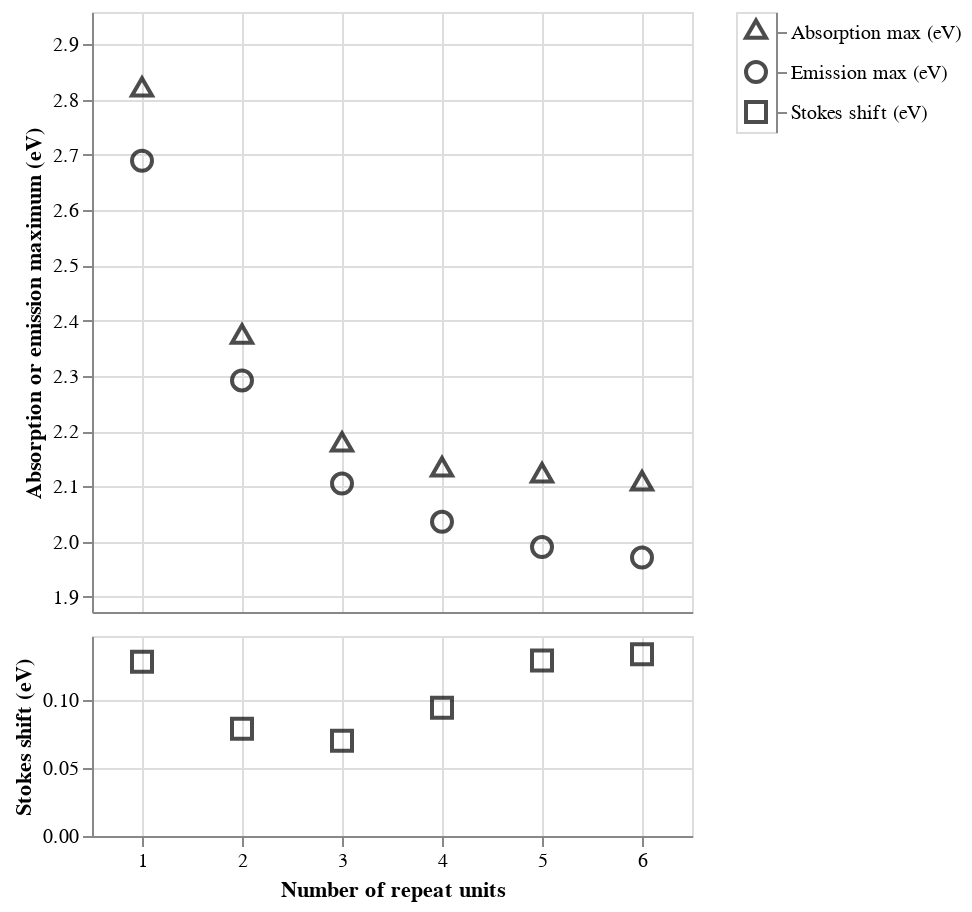

Notebook cell for this chart:
### Markdown cell above
As we discussed earlier, for comparisons such as the Stokes shift, it's better to plot in terms of energy. Let's do that and add the Stokes shift on the same x-axis, but below the main plot.

### Code cell
# Order of curves from top to bottom
shapes = [absorption_shape, emission_shape, stokes_shape]

# Larger data point size for better visibility
point_size = 100

# First scatter plot for "Absorption max (eV)" and "Emission max (eV)" (upper part of the y-axis)
scatter_absorption = (
    alt.Chart(df_matches)
    .mark_point(size=point_size)
    .encode(
        x="repeat_unit_match_count",
        y=alt.Y("Absorption max (eV)", scale=alt.Scale(domain=[y_min_eV, y_max_eV])),
        color=alt.value("black"),
        shape=alt.value(absorption_shape),
        tooltip=["repeat_unit_match_count", "Absorption max (eV)"],
    )
)

scatter_emission = (
    alt.Chart(df_matches)
    .mark_point(size=point_size)
    .encode(
        x="repeat_unit_match_count",
        y=alt.Y(
            "Emission max (eV)", scale=alt.Scale(domain=[y_min_eV, y_max_eV])
        ),  # Same y-axis range as absorption
        color=alt.value("black"),
        shape=alt.value(emission_shape),
        tooltip=["repeat_unit_match_count", "Emission max (eV)"],
    )
)

# Second scatter plot for "Stokes shift (eV)" (lower part of the y-axis)
scatter_stokes = (
    alt.Chart(df_matches)
    .mark_point(size=point_size)
    .encode(
        x="repeat_unit_match_count",
        y=alt.Y(
            "Stokes shift (eV)",
            # Stokes shift on a different y-axis range
            scale=alt.Scale(
                domain=[0, stokes_y_max],
            ),
        ),
        color=alt.value("black"),
        shape=alt.value(stokes_shape),
        tooltip=["repeat_unit_match_count", "Stokes shift (eV)"],
    )
)

# Update legend data with shape information
legend_data = pl.DataFrame(
    {
        "Type": ["Absorption max (eV)", "Emission max (eV)", "Stokes shift (eV)"],
        "Shape": shapes,
    }
)

# Manual legend with explicit sort order
legend = (
    alt.Chart(legend_data)
    .mark_point(size=100)
    .encode(
        y=alt.Y(
            "Type:N",
            # Explicit sort order
            sort=[
                "Absorption max (eV)",
                "Emission max (eV)",
                "Stokes shift (eV)",
            ],
            axis=alt.Axis(orient="right", title=None),
        ),
        color=alt.value("black"),
        shape=alt.Shape(
            # Map the Shape column to the shapes in the legend
            "Shape:N",
            scale=alt.Scale(
                domain=shapes,
                range=shapes,
            ),
            # Disable shape legend
            legend=None,
        ),
    )
)

# Layer the absorption and emission scatter plots
upper_chart = alt.layer(scatter_absorption, scatter_emission).encode(
    y=alt.Y(
        "Absorption max (eV)",
        scale=alt.Scale(domain=[y_min_eV, y_max_eV]),
        title="Absorption or emission maximum (eV)",
    ),
    x=alt.X(
        "repeat_unit_match_count",
        scale=alt.Scale(domain=[0.5, max_repeat_count]),
        title=None,
        axis=alt.Axis(labels=False, tickSize=0),
    ),
)

# Create the Stokes shift scatter plot
lower_chart = scatter_stokes.encode(
    y=alt.Y(
        "Stokes shift (eV)",
        scale=alt.Scale(domain=[0, stokes_y_max]),
        title="Stokes shift (eV)",
    ),
    x=alt.X(
        "repeat_unit_match_count",
        scale=alt.Scale(domain=[0.5, max_repeat_count]),
        title="Number of repeat units",
    ),
)

# Combine the two charts vertically with some padding to simulate a break
combined_chart = alt.vconcat(
    upper_chart.properties(height=300), lower_chart.properties(height=100), spacing=10
).resolve_scale(x="shared")

# Display the combined chart with the legend
layered_chart = alt.hconcat(combined_chart, legend)

layered_chart.show()

### Figure 1 — Vega specification as saved in the notebook (floating-point values rounded to 4 significant figures)
{"$schema": "https://vega.github.io/schema/vega/v5.json", "data": [{"name": "source_0"}, {"name": "data_0", "values": [{"Absorption max (eV)": 2.818, "repeat_unit_match_count": 1}, {"Absorption max (eV)": 2.371, "repeat_unit_match_count": 2}, {"Absorption max (eV)": 2.175, "repeat_unit_match_count": 3}, {"Absorption max (eV)": 2.13, "repeat_unit_match_count": 4}, {"Absorption max (eV)": 2.119, "repeat_unit_match_count": 5}, {"Absorption max (eV)": 2.105, "repeat_unit_match_count": 6}]}, {"name": "data_1", "values": [{"Emission max (eV)": 2.689, "repeat_unit_match_count": 1}, {"Emission max (eV)": 2.292, "repeat_unit_match_count": 2}, {"Emission max (eV)": 2.105, "repeat_unit_match_count": 3}, {"Emission max (eV)": 2.036, "repeat_unit_match_count": 4}, {"Emission max (eV)": 1.99, "repeat_unit_match_count": 5}, {"Emission max (eV)": 1.971, "repeat_unit_match_count": 6}]}, {"name": "data_2", "values": [{"Stokes shift (eV)": 0.1284, "repeat_unit_match_count": 1}, {"Stokes shift (eV)": 0.07887, "repeat_unit_match_count": 2}, {"Stokes shift (eV)": 0.07017, "repeat_unit_match_count": 3}, {"Stokes shift (eV)": 0.09445, "repeat_unit_match_count": 4}, {"Stokes shift (eV)": 0.1293, "repeat_unit_match_count": 5}, {"Stokes shift (eV)": 0.1339, "repeat_unit_match_count": 6}]}, {"name": "source_1", "values": [{"Shape": "triangle", "Type": "Absorption max (eV)", "y_Type_sort_index": 0.0}, {"Shape": "circle", "Type": "Emission max (eV)", "y_Type_sort_index": 1.0}, {"Shape": "square", "Type": "Stokes shift (eV)", "y_Type_sort_index": 2.0}]}, {"name": "source_1_concat_1_y_domain_Type", "values": [{"Type": "Absorption max (eV)", "sort_field": 0.0}, {"Type": "Emission max (eV)", "sort_field": 1.0}, {"Type": "Stokes shift (eV)", "sort_field": 2.0}]}], "signals": [{"name": "concat_0_width", "value": 300}, {"name": "concat_0_concat_0_height", "value": 300}, {"name": "concat_0_concat_1_height", "value": 100}, {"name": "concat_1_width", "value": 20}, {"name": "concat_1_y_step", "value": 20}, {"name": "concat_1_height", "update": "bandspace(domain('concat_1_y').length, 1, 0.5) * concat_1_y_step"}], "marks": [{"type": "group", "name": "concat_0_group", "marks": [{"type": "group", "name": "concat_0_concat_0_group", "encode": {"update": {"width": {"signal": "concat_0_width"}, "height": {"signal": "concat_0_concat_0_height"}}}, "marks": [{"type": "symbol", "name": "concat_0_concat_0_layer_0_marks", "from": {"data": "data_0"}, "encode": {"update": {"y": {"field": "Absorption max (eV)", "scale": "concat_0_concat_0_y"}, "x": {"field": "repeat_unit_match_count", "scale": "concat_0_x"}, "shape": {"value": "triangle"}, "fill": {"value": "transparent"}, "size": {"value": 100}, "opacity": {"value": 0.7}, "stroke": {"value": "black"}, "tooltip": {"signal": "{\"repeat_unit_match_count\": format(datum[\"repeat_unit_match_count\"], \"\"), \"Absorption max (eV)\": format(datum[\"Absorption max (eV)\"], \"\")}"}}}, "style": ["point"]}, {"type": "symbol", "name": "concat_0_concat_0_layer_1_marks", "from": {"data": "data_1"}, "encode": {"update": {"size": {"value": 100}, "shape": {"value": "circle"}, "stroke": {"value": "black"}, "fill": {"value": "transparent"}, "tooltip": {"signal": "{\"repeat_unit_match_count\": format(datum[\"repeat_unit_match_count\"], \"\"), \"Emission max (eV)\": format(datum[\"Emission max (eV)\"], \"\")}"}, "x": {"field": "repeat_unit_match_count", "scale": "concat_0_x"}, "opacity": {"value": 0.7}, "y": {"field": "Emission max (eV)", "scale": "concat_0_concat_0_y"}}}, "style": ["point"]}], "axes": [{"scale": "concat_0_x", "domain": false, "aria": false, "minExtent": 0, "grid": true, "ticks": false, "zindex": 0, "labels": false, "gridScale": "concat_0_concat_0_y", "orient": "bottom", "tickCount": {"signal": "ceil(concat_0_width/40)"}, "maxExtent": 0}, {"scale": "concat_0_concat_0_y", "maxExtent": 0, "aria": false, "minExtent": 0, "zindex": 0, "orient": "left", "grid": true, "ticks": false, "tickCount": {"signal": "ceil(concat_0_concat_0_height/40)"}, "domain": false, "gridScale": "concat_0_x", "labels": false}, {"scale": "concat_0_x", "grid": false, "tickSize": 0, "zindex": 0, "labelOverlap": true, "labels": false, "tickCount": {"signal": "ceil(concat_0_width/40)"}, "orient": "bottom", "labelFlush": true}, {"scale": "concat_0_concat_0_y", "zindex": 0, "grid": false, "orient": "left", "tickCount": {"signal": "ceil(concat_0_concat_0_height/40)"}, "labelOverlap": true, "title": "Absorption or emission maximum (eV)"}], "style": "cell"}, {"type": "group", "name": "concat_0_concat_1_group", "encode": {"update": {"width": {"signal": "concat_0_width"}, "height": {"signal": "concat_0_concat_1_height"}}}, "marks": [{"type": "symbol", "name": "concat_0_concat_1_marks", "from": {"data": "data_2"}, "encode": {"update": {"opacity": {"value": 0.7}, "tooltip": {"signal": "{\"repeat_unit_match_count\": format(datum[\"repeat_unit_match_count\"], \"\"), \"Stokes shift (eV)\": format(datum[\"Stokes shift (eV)\"], \"\")}"}, "shape": {"value": "square"}, "y": {"field": "Stokes shift (eV)", "scale": "concat_0_concat_1_y"}, "size": {"value": 100}, "x": {"field": "repeat_unit_match_count", "scale": "concat_0_x"}, "stroke": {"value": "black"}, "fill": {"value": "transparent"}}}, "style": ["point"]}], "axes": [{"scale": "concat_0_x", "labels": false, "maxExtent": 0, "domain": false, "aria": false, "orient": "bottom", "zindex": 0, "grid": true, "tickCount": {"signal": "ceil(concat_0_width/40)"}, "ticks": false, "gridScale": "concat_0_concat_1_y", "minExtent": 0}, {"scale": "concat_0_concat_1_y", "domain": false, "maxExtent": 0, "zindex": 0, "aria": false, "labels": false, "minExtent": 0, "gridScale": "concat_0_x", "grid": true, "ticks": false, "orient": "left", "tickCount": {"signal": "ceil(concat_0_concat_1_height/40)"}}, {"scale": "concat_0_x", "title": "Number of repeat units", "labelOverlap": true, "orient": "bottom", "labelFlush": true, "zindex": 0, "tickCount": {"signal": "ceil(concat_0_width/40)"}, "grid": false}, {"scale": "concat_0_concat_1_y", "tickCount": {"signal": "ceil(concat_0_concat_1_height/40)"}, "grid": false, "zindex": 0, "title": "Stokes shift (eV)", "orient": "left", "labelOverlap": true}], "style": "cell"}], "layout": {"padding": 10, "columns": 1, "bounds": "full", "align": "each"}}, {"type": "group", "name": "concat_1_group", "encode": {"update": {"height": {"signal": "concat_1_height"}, "width": {"signal": "concat_1_width"}}}, "signals": [{"name": "width", "update": "concat_1_width"}], "marks": [{"type": "symbol", "name": "concat_1_marks", "from": {"data": "source_1"}, "encode": {"update": {"size": {"value": 100}, "x": {"signal": "concat_1_width", "mult": 0.5}, "fill": {"value": "transparent"}, "opacity": {"value": 0.7}, "stroke": {"value": "black"}, "shape": {"field": "Shape", "scale": "shape"}, "y": {"field": "Type", "scale": "concat_1_y"}}}, "style": ["point"]}], "axes": [{"scale": "concat_1_y", "orient": "right", "zindex": 0, "grid": false}], "style": "cell"}], "scales": [{"name": "shape", "type": "ordinal", "domain": ["triangle", "circle", "square"], "range": ["triangle", "circle", "square"]}, {"name": "concat_0_x", "type": "linear", "domain": [0.5, 6.5], "range": [0, {"signal": "concat_0_width"}], "zero": false}, {"name": "concat_0_concat_0_y", "type": "linear", "domain": [1.873, 2.959], "range": [{"signal": "concat_0_concat_0_height"}, 0], "zero": false}, {"name": "concat_0_concat_1_y", "type": "linear", "domain": [0, 0.1472], "range": [{"signal": "concat_0_concat_1_height"}, 0], "zero": true}, {"name": "concat_1_y", "type": "point", "domain": {"data": "source_1_concat_1_y_domain_Type", "field": "Type", "sort": {"op": "max", "field": "sort_field"}}, "range": {"step": {"signal": "concat_1_y_step"}}, "padding": 0.5}], "padding": 5, "background": "white", "layout": {"padding": 20, "bounds": "full", "align": "each"}}
